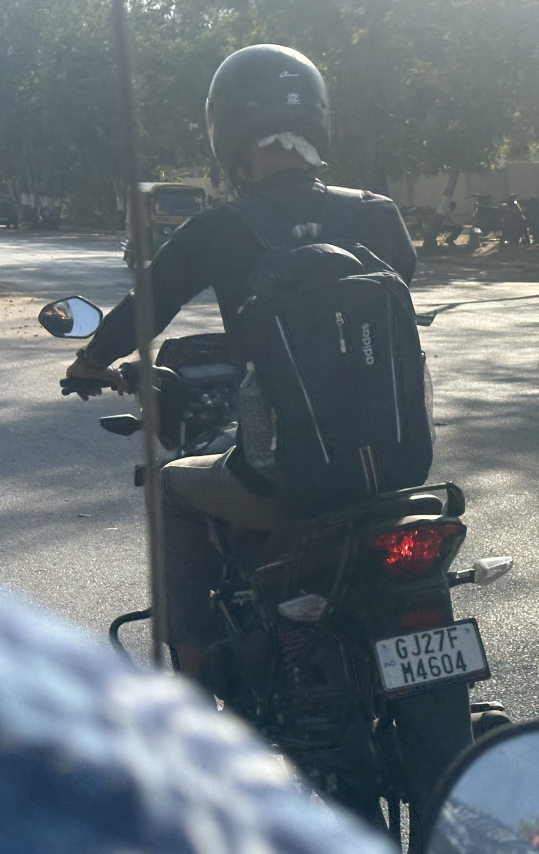
#> input picture dataset/processed/images/test/Image_00008.jpg, 1615 x 2561 px (shown at 1/3 size)
$ python create_test_clip.py
#> lines starting #> are read from the running program, lines starting #| are printed output that depends on the picture
"""
Utility to create a sample test video clip from processed test images.
Used for offline video detection and webcam simulation.
"""

import os
from pathlib import Path
import cv2

PROJECT_ROOT = Path(__file__).resolve().parent
TEST_IMG_DIR = PROJECT_ROOT / "dataset" / "processed" / "images" / "test"
OUTPUT_VIDEO_PATH = PROJECT_ROOT / "test_clip.mp4"


def create_sample_video(output_path: Path = OUTPUT_VIDEO_PATH, duration_sec: int = 5, fps: int = 15):
#> called with duration_sec = 5, fps = 15
    if not TEST_IMG_DIR.exists():
        print(f"Error: Test directory not found at {TEST_IMG_DIR}")
        return

    images = sorted([f for f in os.listdir(TEST_IMG_DIR) if f.lower().endswith(('.jpg', '.jpeg', '.png'))])[:20]
    if not images:
        print("No images found in test directory.")
        return

    # Target resolution: 1280x720
    target_w, target_h = 1280, 720
    fourcc = cv2.VideoWriter_fourcc(*"mp4v")
    out = cv2.VideoWriter(str(output_path), fourcc, fps, (target_w, target_h))

    frames_per_img = max(1, (duration_sec * fps) // len(images))

    for img_name in images:
        img_path = TEST_IMG_DIR / img_name
        img = cv2.imread(str(img_path))
#> img is the input picture: shape (2561, 1615, 3); mean B, G, R 115.3, 109.8, 100.1
        if img is None:
            continue

        # Resize and letterbox to 1280x720
        h, w = img.shape[:2]
#> h = 2561; w = 1615
        scale = min(target_w / w, target_h / h)
#> scale = 0.281
        nw, nh = int(w * scale), int(h * scale)
#> nw = 454; nh = 720
        resized = cv2.resize(img, (nw, nh))
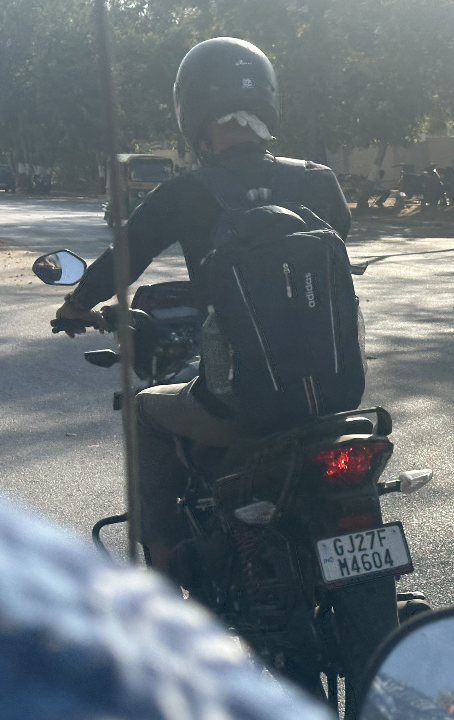
#> resized: shape (720, 454, 3); mean B, G, R 115.2, 109.6, 100

        canvas = cv2.copyMakeBorder(
            resized,
            top=(target_h - nh) // 2,
            bottom=(target_h - nh + 1) // 2,
            left=(target_w - nw) // 2,
            right=(target_w - nw + 1) // 2,
            borderType=cv2.BORDER_CONSTANT,
            value=(30, 30, 30)
        )
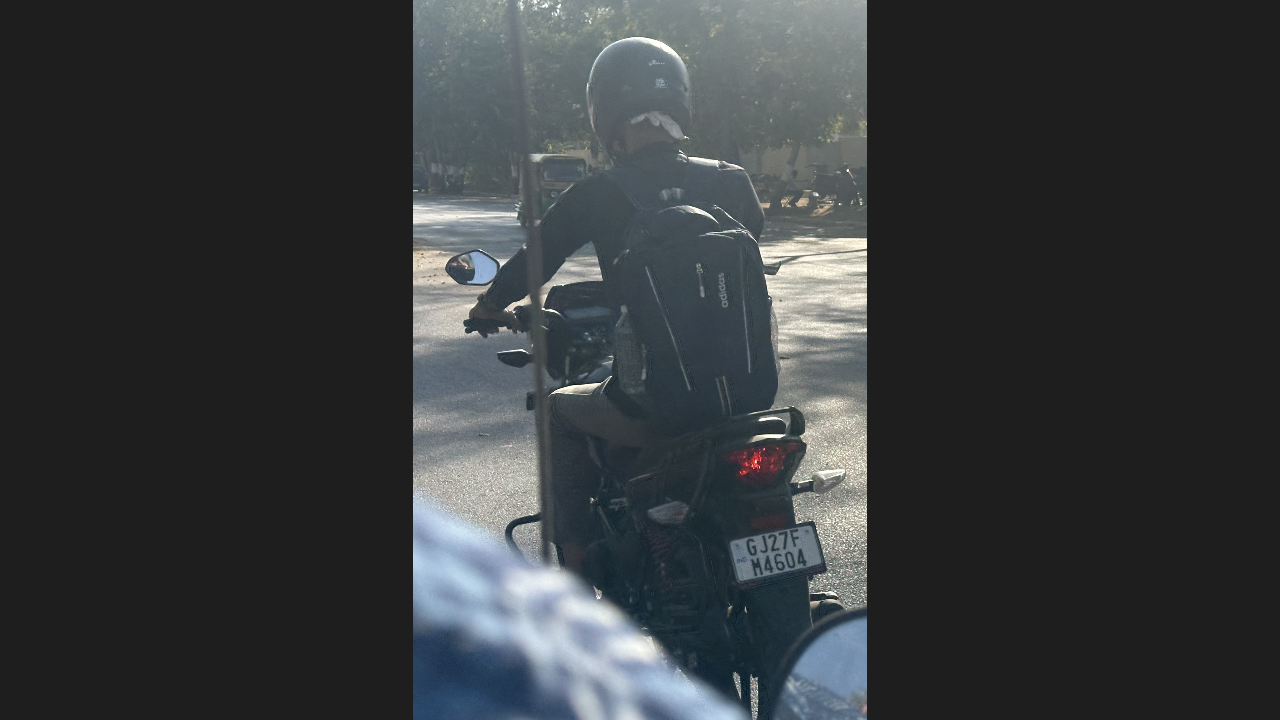
#> canvas: shape (720, 1280, 3); mean B, G, R 60.2, 58.2, 54.8
        # Ensure exact dimensions
        canvas = cv2.resize(canvas, (target_w, target_h))

        for _ in range(frames_per_img):
            out.write(canvas)

    out.release()
    print(f"Sample test video created successfully at: {output_path}")


if __name__ == "__main__":
    create_sample_video()
